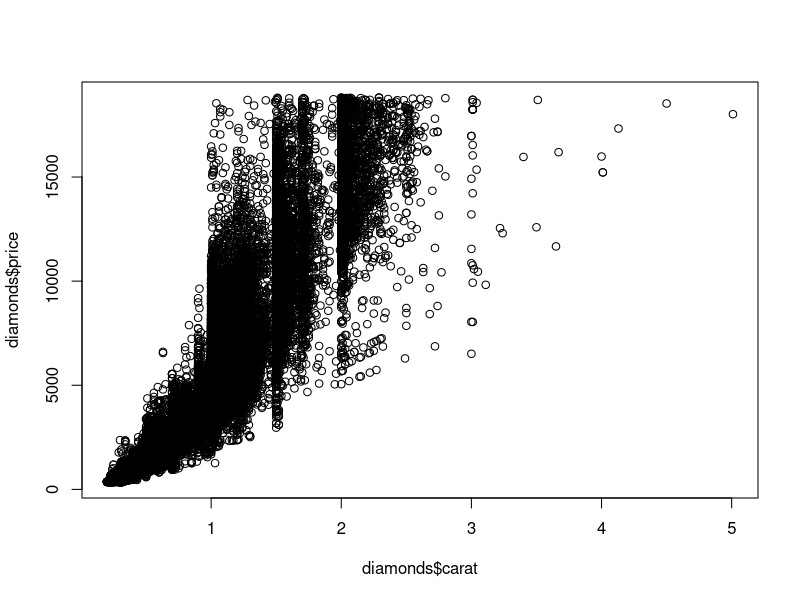
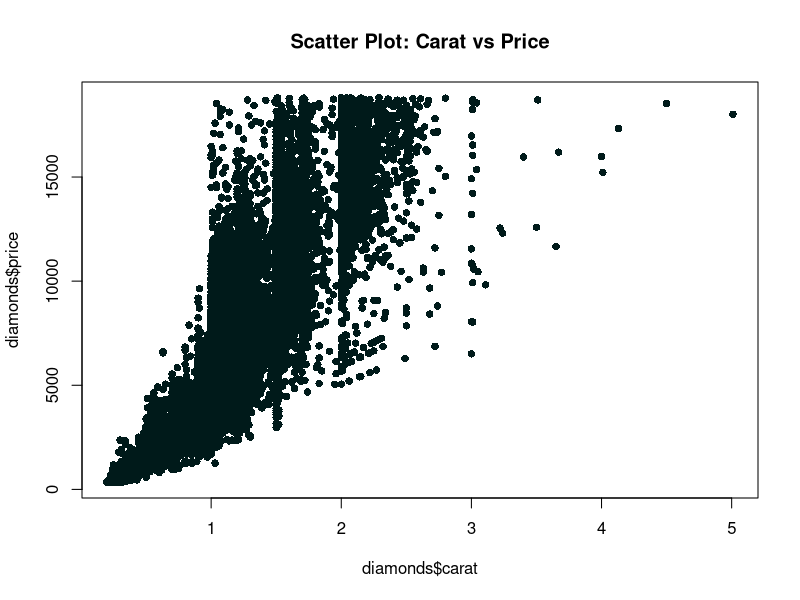
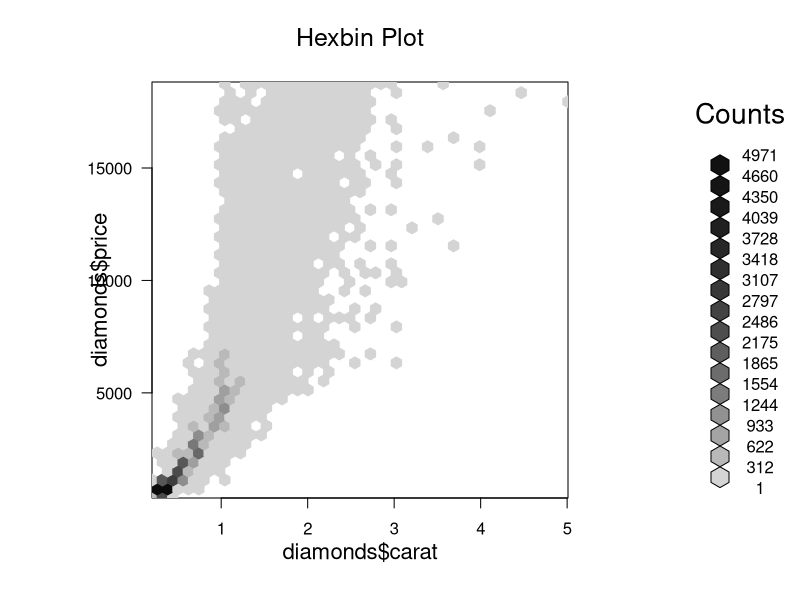
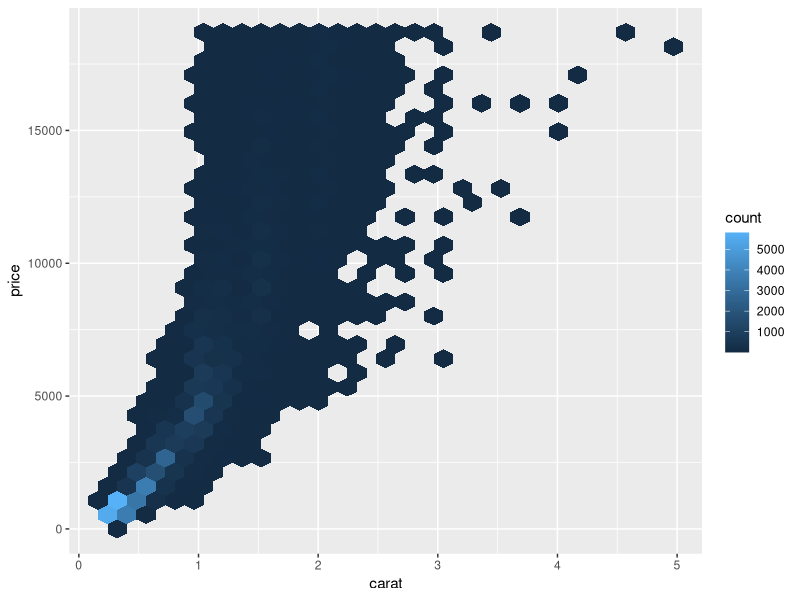
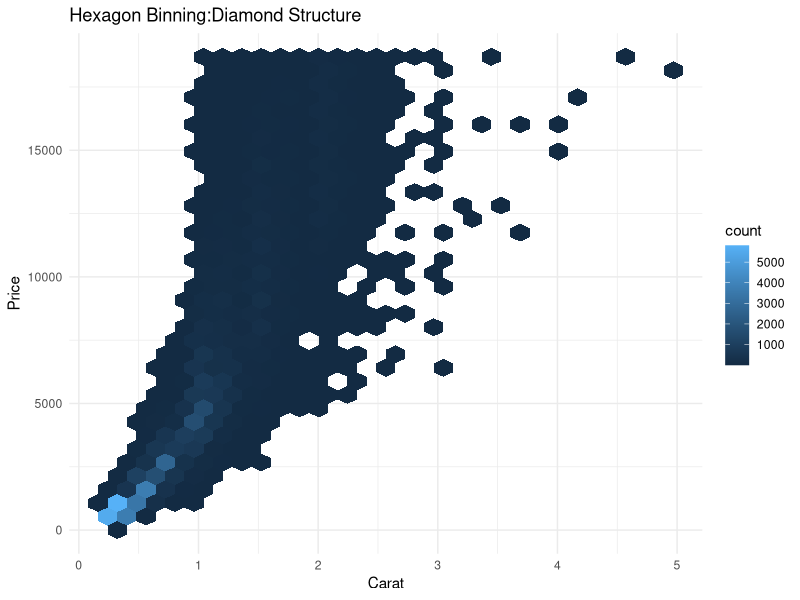
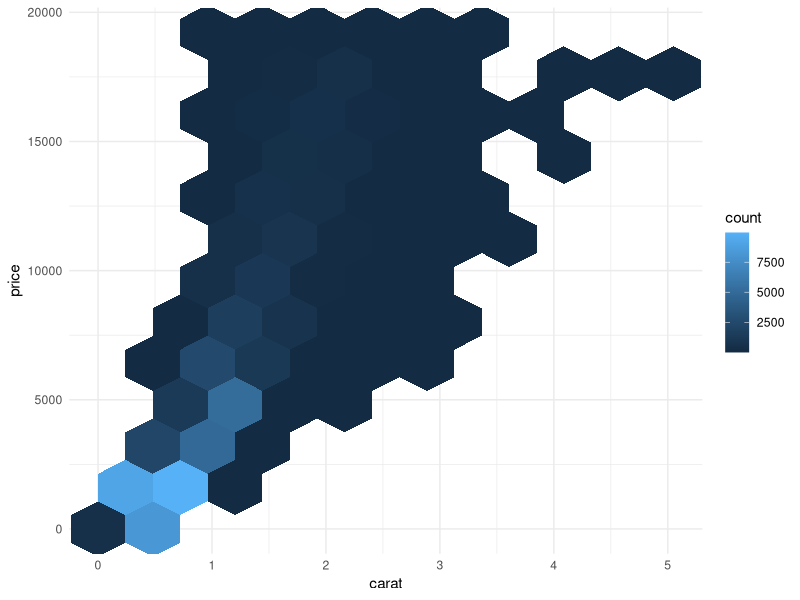
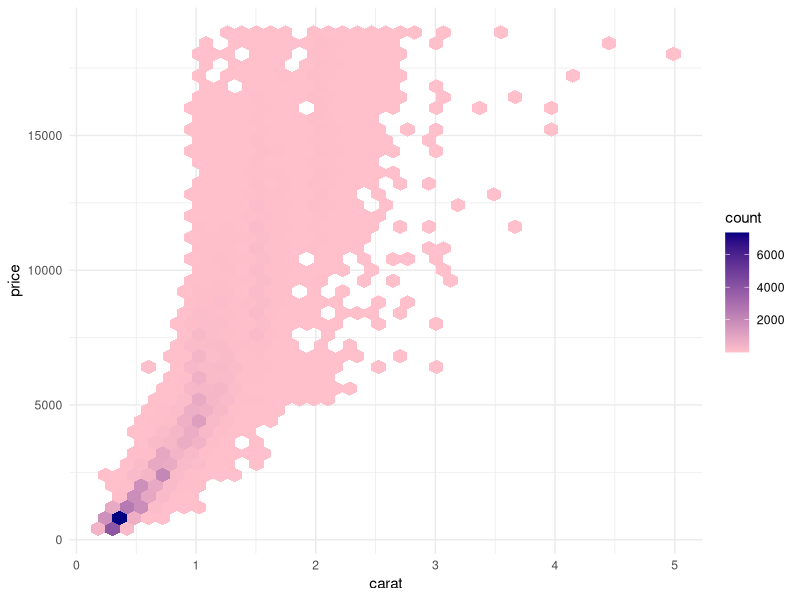
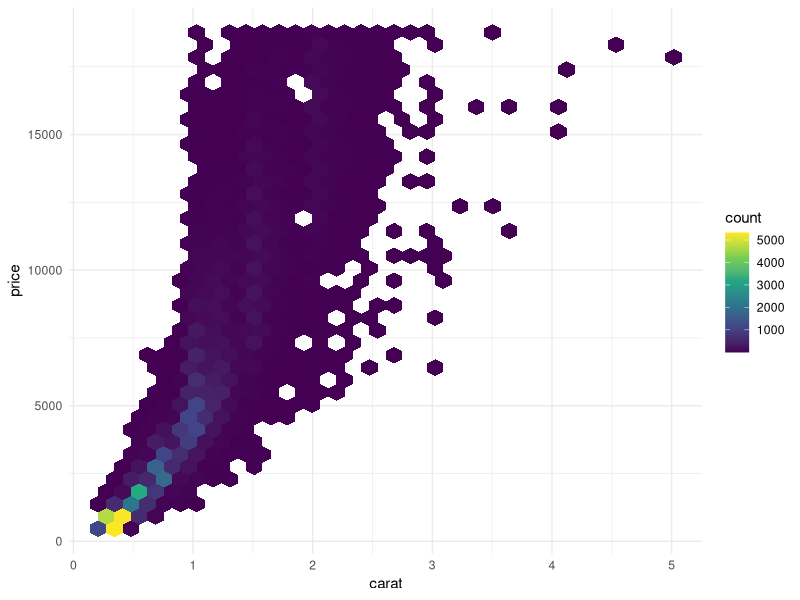

Generate these figures, in order, with R:
data(diamonds)
data(package = .packages(all.available = TRUE))
library(ggplot2)
data(diamonds)
str(diamonds)
dim(diamonds)
?diamonds

#Very Basic Scatter
plot(diamonds$carat, diamonds$price)

#Improved Scatter
plot(diamonds$carat, diamonds$price,col=rgb(0,0.1,0.1), pch = 16,
     main  = "Scatter Plot: Carat vs Price")

#Hex bin Using Base R
install.packages('hexbin')
library(hexbin)
hb <- hexbin(diamonds$carat,diamonds$price,xbins=40)
plot(hb,main="Hexbin Plot")

#Basic Hex bin
ggplot(diamonds,aes(x=carat,y=price))+
  geom_hex()

#Labelled Hex bin Plot
ggplot(diamonds,aes(carat,price))+
  geom_hex()+
  labs(title="Hexagon Binning:Diamond Structure", x="Carat", y="Price")+
  theme_minimal()

#Control  Hexagon Density
ggplot(diamonds,aes(carat,price))+ geom_hex(bins=10) + theme_minimal()

#Add Color Palette(Gradient)
ggplot(diamonds,aes(carat,price))+
  geom_hex(bins = 40)+
  scale_fill_gradient(low="pink", high = "navyblue")+
  theme_minimal()
#Color meaning:
#-Light-> Fewer diamonds
#-Dark-> Dense region

#professional palette(viridis)
ggplot(diamonds,aes(carat,price))+
  geom_hex(bins=35)+
  scale_fill_viridis_c()+
  theme_minimal()

#Add legend title
ggplot(diamonds,aes(carat,price))+
  geom_hex(bins=20)+
  scale_fill_viridis_c(name="Count")+
  labs( title="Density Structure of Diamonds", x="Carat", y="Price")+
  theme_minimal()

#Faceted Hex bin
ggplot(diamonds,aes(carat,price))+
  geom_hex()+
  scale_fill_viridis_c()+
  facet_wrap(~cut)+
  theme_minimal()

#Log scale hex bin
ggplot(diamonds,aes(carat,price))+
  geom_hex()+
  scale_fill_viridis_c()+
  scale_y_log10()+
  theme_minimal()

